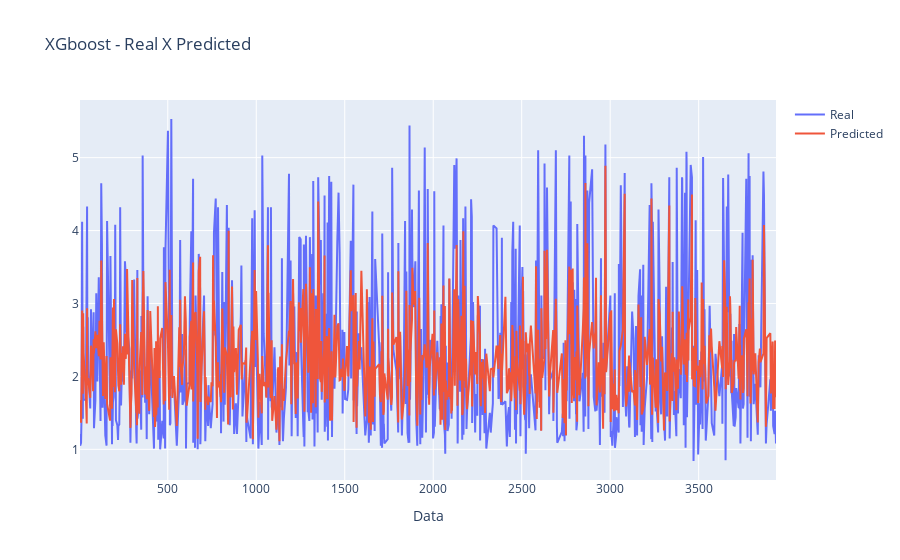

Notebook source saved alongside this figure:
### Code cell
fig_model = go.Figure()

# Add traces
fig_model.add_trace(
    go.Scatter(x=f_boost.index.sort_values(), y=f_boost['Actual'], name="Real", mode='lines')
)

fig_model.add_trace(
    go.Scatter(x=f_boost.index.sort_values(), y=f_boost['Predicted'], name="Predicted", mode='lines')
)

# Add figure title
fig_model.update_layout(
    title_text="XGboost - Real X Predicted"
)

# Set x-axis title
fig_model.update_xaxes(title_text="Data")
fig_model.show()

### Figure 1 — Plotly figure (JSON) as saved in the notebook; plotly's stock layout.template omitted (floating-point values rounded to 4 significant figures; data arrays with more than 128 entries replaced by an {"elided": "..."} marker saying what was removed)
{"data": [{"mode": "lines", "name": "Real", "type": "scatter", "x": {"elided": "789 int values"}, "y": {"elided": "789 float values"}}, {"mode": "lines", "name": "Predicted", "type": "scatter", "x": {"elided": "789 int values"}, "y": {"elided": "789 float values"}}], "layout": {"title": {"text": "XGboost - Real X Predicted"}, "xaxis": {"title": {"text": "Data"}}}}
